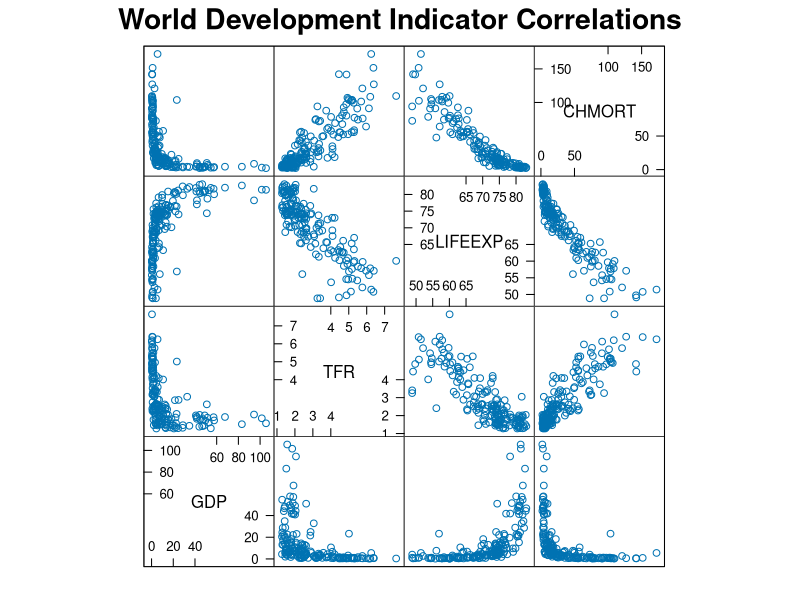

The R script that drew this image:
## ----splomall, fig.width = 7, fig.height = 7----
library(lattice)
data <- read.csv ("countries2012.csv")
data$GDP <- data$GDP/1000
splom(data[,c("GDP","TFR","LIFEEXP","CHMORT")],
      scales = list(y = list(tick.number = 0)),
      main = list(label = paste("World Development",
                                "Indicator Correlations"),
      cex = 1.7), xlab=NULL)

